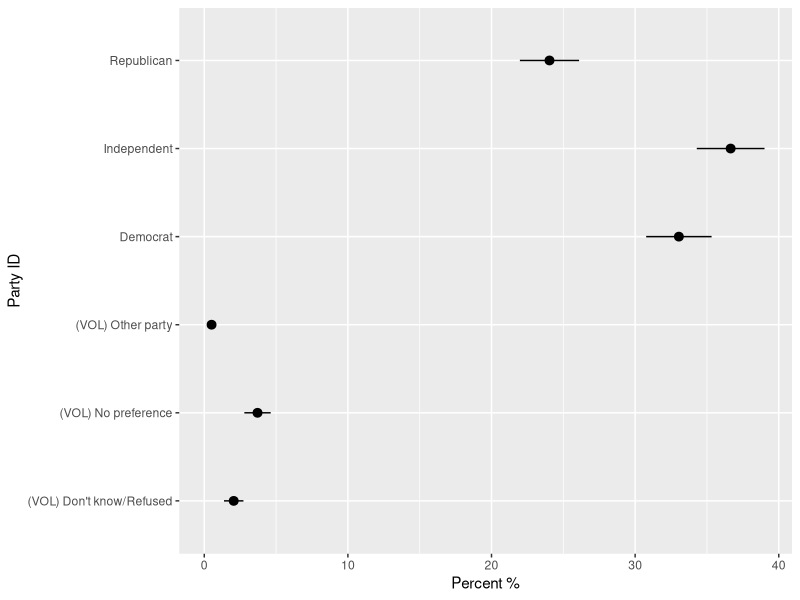

Write R code to recreate this figure.
## ---- chunk 1
knitr::opts_chunk$set(echo = TRUE)
## ---- chunk 2
library(foreign)     # to read SPSS data sets
library(survey)      # to run analyses with weights
library(ggplot2)     # to produce plots
library(stringr)     # to manipulate the graph labels
## ---- chunk 3
setwd("C:/Users/kolenikovs/Conferences/MAPOR.2017/R with Trent/datasets/Pew")  # note forward slashes
pew_data <- read.spss("June16 public.sav",to.data.frame=TRUE)
## ---- chunk 4
table(pew_data$sample)
## ---- chunk 5
pew_data_w <- svydesign(~1,data=pew_data, weights=~weight)
(meanparty <- svymean(~party,pew_data_w))  
# the parenthesis is a way to both run the assignment and display results
## ---- chunk 6
ggplot(data.frame(est=100*coef(meanparty),upci=100*(coef(meanparty)+2*SE(meanparty)),
                   loci=100*(coef(meanparty)-2*SE(meanparty)),
                   cat=str_replace(names(coef(meanparty)),"party","") ) ) +
  geom_pointrange(aes(x=cat,y=est,ymax=upci,ymin=loci)) +
  labs(x='Party ID',y='Percent %') + coord_flip()
